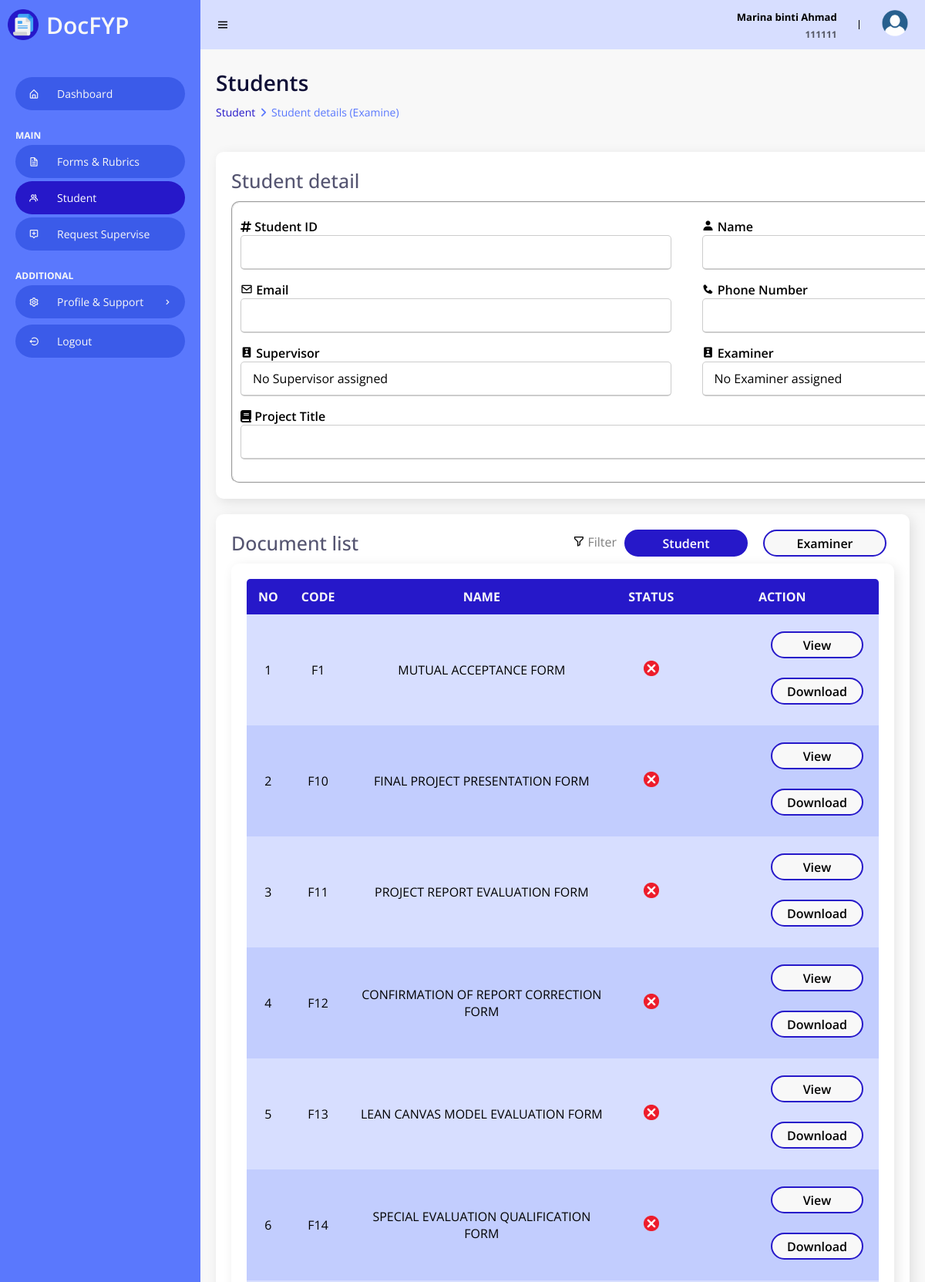
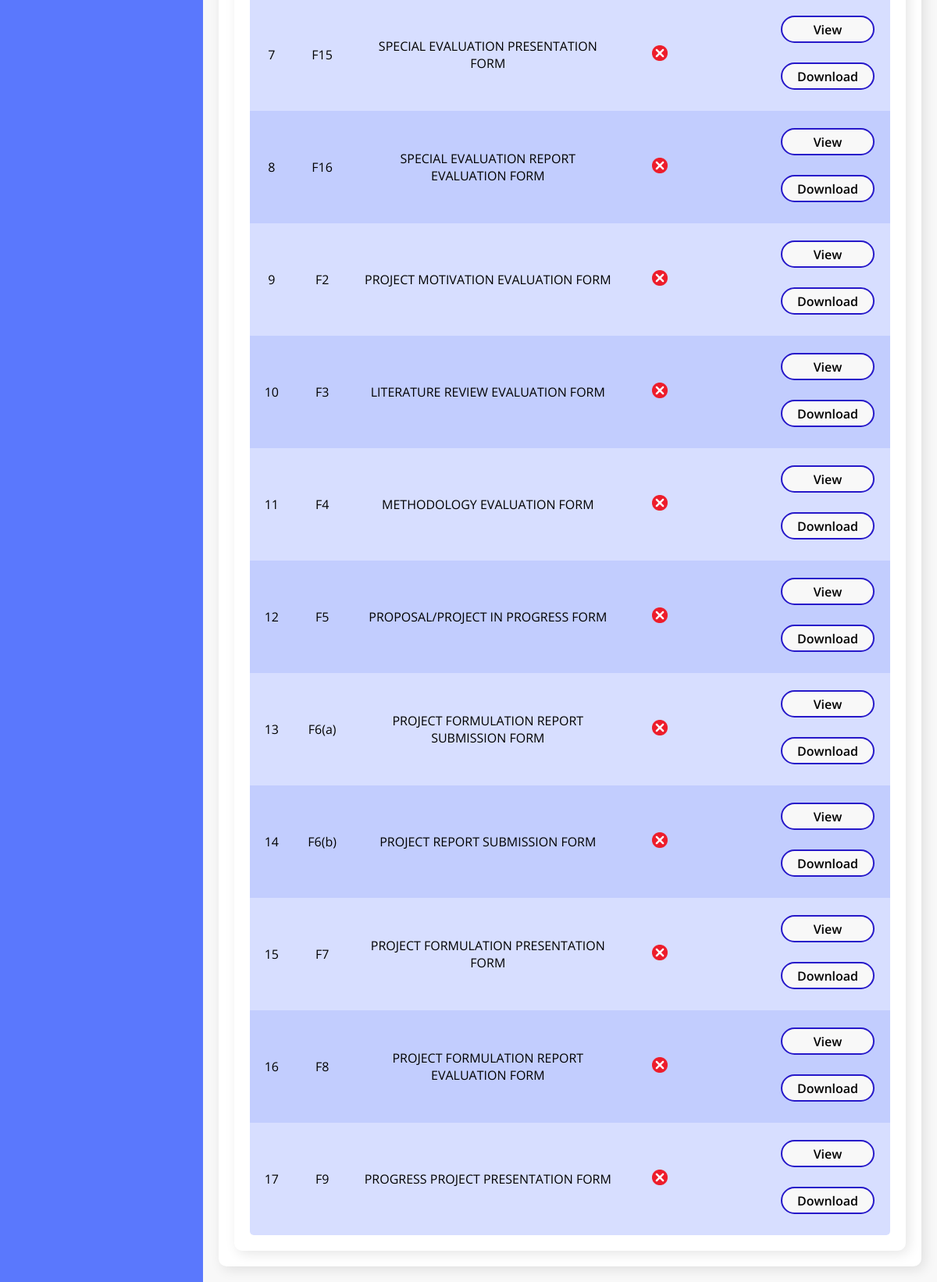
The app's page /Lecturer/studentICExam.php (signed in) with its own data (2 pictures, top to bottom).
### tables this page shows
CREATE TABLE `doctype` (
  `docCode` varchar(10) NOT NULL,
  `docName` varchar(50) NOT NULL,
  `docFileName` varchar(100) NOT NULL,
  `docExtension` varchar(100) NOT NULL,
  `docSize` varchar(100) NOT NULL,
  `docMark` varchar(50) NOT NULL,
  `docDecs` varchar(50) NOT NULL
);

### Lecturer/studentICExam.php (the view, shortened to what this page needs)
<!DOCTYPE html>
<html>
<head>
    <link rel="stylesheet" href="StyleHome.css">
    <link href='https://unpkg.com/boxicons@2.0.9/css/boxicons.min.css' rel='stylesheet'>
    <link rel="stylesheet" href="https://cdnjs.cloudflare.com/ajax/libs/font-awesome/6.4.0/css/all.min.css">
    <?php
        include("../Dbconn.php");
    ?>
</head>
<body>
    <section id="sidebar">
        <a href="Home.php" class="brand">
            <img class="logo" src="/Edms/images/logo.png" alt="Logo">
            DocFYP
        </a>
        <ul class="side-menu">
            <li><a href="Home.php"><i class='bx bx-home-alt icon' ></i>Dashboard</a></li>
            <li class="divider" data-text="main">Main</li>
            <li><a href="FormRubric.php"><i class='bx bx-file icon'></i> Forms & Rubrics</a></li>
            <li><a href="student.php" class="active"><i class='bx bx-group icon' ></i></i> Student</a></li>
            <li><a href="requestSupervise.php"><i class='bx bx-message-alt-add icon'></i> Request Supervise </a></li>
            <li class="divider" data-text="ADDITIONAL">Setting & Support</li>
            <li>
                <a href="#"><i class='bx bx-cog icon' ></i> Profile & Support <i class='bx bx-chevron-right icon-right' ></i></a>
            </li>
            <li><a href="/Edms/Logout.php"><i class='bx bx-log-out-circle icon'></i> Logout</a></li>
        </ul>
    </section>
    <section id="content">
        <nav>
            <i class='bx bx-menu toggle-sidebar' ></i>
            <div class="sessionInfo">
                <?php
                if (isset($_SESSION["log"]) && ($_SESSION["log"] == 2)) {
                    ?>
                    <div class="userFullName">
                        <p><?php echo $_SESSION["lect_name"]?></p>
                    </div>
                    <div class="userID">
                        <p><?php echo $_SESSION["lect_id"]; ?></p>
                    </div>
                    <?php
                } else {
                    echo "<meta http-equiv=\"refresh\" content=\"2;URL=../Login.php\"/>";
                }
                ?>
            </div>
            <div class="profile">
                <img src="/Edms/images/userdp.png" alt="Profile picture">
            </div>
        </nav>
        <main>
            <?php
            $stud_id = $_GET['studID'];
            $sql = "SELECT * FROM student WHERE studID = '" .$stud_id. "'";
            $query = mysqli_query($connection, $sql) or die("Query Fail");
            $data = mysqli_fetch_array($query);
            ?>
            <h1 class="title">Students</h1>
            <ul class="breadcrumbs">
                <li><a href="studentIC.php">Student</a></li>
                <li class="divider"><i class="fa fa-solid fa-angle-right"></i></li>
                <li><a href="studentIC.php" class="active">Student details (Examine)</a></li>
            </ul>
            <br>
            <div class="data">
                <div class="content-data">
                    <div class="titleContentWButton">
                        <h1 class="titleContent">Student detail</h1>
                    </div>
                    <fieldset>
                        <form action="editClassProcess.php" method="POST" enctype="multipart/form-data">
                            <div class="form-details">
                                <div class="input-box">
                                    <i class="fa-solid fa-hashtag"></i>
                                    <span class="details">Student ID</span>
                                    <input type="text"
                                    value="<?php echo $data['studID']; ?>"
                                    name="classID"
                                    readonly>
                                </div>
                                <div class="input-box">
                                    <i class='bx bxs-user'></i>
                                    <span class="details">Name</span>
                                    <input type="text"
                                    value="<?php echo $data['studName']; ?>"
                                    name="className"
                                    readonly>
                                </div>
                                <div class="input-box">
                                    <i class='bx bx-envelope' ></i>
                                    <span class="details">Email</span>
                                    <input type="text"
                                    value="<?php echo $data['studEmail']; ?>"
                                    name="classYear"
                                    readonly>
                                </div>
                                <div class="input-box">
                                    <i class='bx bxs-phone' ></i>
                                    <span class="details">Phone Number</span>
                                    <input type="text"
                                    value="<?php echo $data['studPhoneNum']; ?>"
                                    name="classSession"
                                    readonly>
                                </div>
                                <?php
                                $sql = "SELECT * FROM lecturer WHERE lectID = '".$data['studSV']."'";
                                $query = mysqli_query($connection, $sql);
                                $rowSV = mysqli_fetch_array($query);
                                $sql = "SELECT * FROM lecturer WHERE lectID = '".$data['studExam']."'";
                                $query = mysqli_query($connection, $sql);
                                $rowExam = mysqli_fetch_array($query);
                                if (!empty($data['studSV'])) {
                                    $sqlSV = "SELECT * FROM lecturer WHERE lectID = '" . $data['studSV'] . "'";
                                    $sqlAdminSV = "SELECT * FROM admin WHERE adminID = '" . $data['studSV'] . "'";
                                    $querySV = mysqli_query($connection, $sqlSV);
                                    $queryAdminSV = mysqli_query($connection, $sqlAdminSV);
                                    $rowSV = mysqli_fetch_array($querySV);
                                    $rowAdminSV = mysqli_fetch_array($queryAdminSV);
                                } else {
                                    $rowSV = null;
                                    $rowAdminSV = null;
                                }
                                if (!empty($data['studExam'])) {
                                    $sqlExam = "SELECT * FROM lecturer WHERE lectID = '" . $data['studExam'] . "'";
                                    $sqlAdminExam = "SELECT * FROM admin WHERE adminID = '" . $data['studExam'] . "'";
                                    $queryExam = mysqli_query($connection, $sqlExam);
                                    $queryAdminExam = mysqli_query($connection, $sqlAdminExam);
                                    $rowExam = mysqli_fetch_array($queryExam);
                                    $rowAdminExam = mysqli_fetch_array($queryAdminExam);
                                } else {
                                    $rowExam = null;
                                    $rowAdminExam = null;
                                }
                                ?>
                                <div class="input-box">
                                    <i class='bx bxs-user-badge' ></i>
                                    <span class="details">Supervisor</span><br>
                                    <input type="text"
                                    value="<?php echo ($rowSV != null) ? $rowSV['lectName'] : (($rowAdminSV != null) ? $rowAdminSV['adminName'] : "No Supervisor assigned"); ?>"
                                    name="classSession"
                                    readonly>
                                </div>
                                <div class="input-box">
                                    <i class='bx bxs-user-badge' ></i>
                                    <span class="details">Examiner</span><br>
                                    <input type="text"
                                    value="<?php echo ($rowExam != null) ? $rowExam['lectName'] : (($rowAdminExam != null) ? $rowAdminExam['adminName'] : "No Examiner assigned"); ?>"
                                    name="classSession"
                                    readonly>
                                </div>
                                <div class="input-box">
                                    <i class="fa-solid fa-book"></i>
                                    <span class="details">Project Title</span><br>
                                    <input type="text" style="width: 1157px;"
                                    value="<?php echo $data['studFYPTitle']; ?>"
                                    name="classSession"
                                    readonly>
                                </div>
                            </div>
                        </form>
                    </fieldset>
                </div>
            </div>
            <div class="data">
                <div class="content-data">
                    <div class="titleContentWButton">
                        <h1 class="titleContent">Document list</h1>
                        <a href="studentICExamExaminer.php?studID=<?php echo $data['studID']; ?>" class="active">
                            <button class="addBtn" style="margin: 0 10px;">
                                Examiner
                            </button>
                        </a>
                        <a href="#">
                            <button class="addBtn" style="margin: 0 10px; background: #2618c9; color: white;">
                                Student
                            </button>
                        </a>
                        <div class="filter" style="float: right; margin-top: 5px;">
                            <i class='bx bx-filter-alt'></i>
                            <span class="details" style="opacity: 0.5;">Filter</span>
                        </div>
                    </div>
                    <?php
                    $sqlDocType = "SELECT * FROM doctype";
                    $queryDocType = mysqli_query($connection, $sqlDocType) or die("not found");
                    $count = 1;
                    ?>
                    <div class="content-data">
                        <table>
                            <tr>
                                <th>no</th>
                                <th>code</th>
                                <th>name</th>
                                <th>status</th>
                                <th>action</th>
                            </tr>
                            <?php
                            while ($rowDocType= mysqli_fetch_array($queryDocType)) {
                                $sqlCheckDoc = "SELECT * FROM document WHERE docCode = '" . $rowDocType["docCode"] . "' AND uploadBy = '" . $data['studID'] . "'";
                                $queryCheckDoc = mysqli_query($connection, $sqlCheckDoc);
                                $getDocID = mysqli_fetch_array($queryCheckDoc);
                                $status = (mysqli_num_rows($queryCheckDoc) > 0) ? "<img src='/Edms/images/yes.png' style='width:20px; height: 20px;'>" : "<img src='/Edms/images/no.png' style='width:20px; height: 20px;'>";
                                ?>
                                <tr>
                                    <td><?php echo $count; ?></td>
                                    <td><?php echo $rowDocType["docCode"]; ?></td>
                                    <td><?php echo $rowDocType["docName"]; ?></td>
                                    <td><?php echo $status; ?></td>
                                    <td>
                                        <a class="dw" target="_blank" href="classDstudentICSVSupervisorVDDetailVDD.php?docView=<?php echo $getDocID["docID"]; ?>&studID=<?php echo $stud_id ?>">
                                            <button class="actionBtn">
                                                View
                                            </button>
                                        </a>
                                        <a class="dw" target="_blank" href="studentICSVSupervisorVDD.php?docDw=<?php echo $getDocID["docID"]; ?>&studID=<?php echo $stud_id ?>">
                                            <button class="actionBtn">
                                                Download
                                            </button>
                                        </a>
                                    </td>
                                </tr>
                                <?php
                                $count++;
                            }
                            ?>
                        </table>
                    </div>
                </div>
            </div>
        </main>
    </section>
</body>
</html>

### records on screen
doctype: docCode "F1", docName "MUTUAL ACCEPTANCE FORM"
doctype: docCode "F10", docName "FINAL PROJECT PRESENTATION FORM"
doctype: docCode "F11", docName "PROJECT REPORT EVALUATION FORM"
doctype: docCode "F12", docName "CONFIRMATION OF REPORT CORRECTION FORM"
doctype: docCode "F13", docName "LEAN CANVAS MODEL EVALUATION FORM"
doctype: docCode "F14", docName "SPECIAL EVALUATION QUALIFICATION FORM"
doctype: docCode "F15", docName "SPECIAL EVALUATION PRESENTATION FORM"
doctype: docCode "F16", docName "SPECIAL EVALUATION REPORT EVALUATION FORM"
doctype: docCode "F2", docName "PROJECT MOTIVATION EVALUATION FORM"
doctype: docCode "F3", docName "LITERATURE REVIEW EVALUATION FORM"
doctype: docCode "F4", docName "METHODOLOGY EVALUATION FORM"
doctype: docCode "F5", docName "PROPOSAL/PROJECT IN PROGRESS FORM"
doctype: docCode "F6(a)", docName "PROJECT FORMULATION REPORT SUBMISSION FORM"
doctype: docCode "F6(b)", docName "PROJECT REPORT SUBMISSION FORM"
doctype: docCode "F7", docName "PROJECT FORMULATION PRESENTATION FORM"
doctype: docCode "F8", docName "PROJECT FORMULATION REPORT EVALUATION FORM"
doctype: docCode "F9", docName "PROGRESS PROJECT PRESENTATION FORM"

### other values on screen
$_SESSION["lect_name"] "Marina binti Ahmad"
$_SESSION["lect_id"] "111111"
